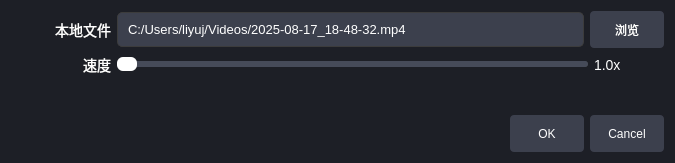
<?xml version="1.0" encoding="UTF-8"?>
<ui version="4.0">
 <class>FileSettingDialog</class>
 <widget class="QDialog" name="FileSettingDialog">
  <property name="geometry">
   <rect>
    <x>0</x>
    <y>0</y>
    <width>675</width>
    <height>163</height>
   </rect>
  </property>
  <property name="windowTitle">
   <string>Dialog</string>
  </property>
  <property name="styleSheet">
   <string notr="true">QDialog{
	background-color:#1D1F26
}
QLabel{
	color:white;
	font-size:14px;
	min-width:100px;
	max-width:100px;
}

QLineEdit{
	 background-color: #3C404D;
    border: 1px solid #3C3C3C;
    border-radius: 5px;
    padding: 4px 8px;
    color: white;
    font-size: 13px;
	min-height:25px;
	max-height:25px;

}
QComboBox {
    background-color: #3C404D;
    border: 1px solid #3C3C3C;
    border-radius: 5px;
    padding: 4px 8px;
    color: white;
    font-size: 13px;
	min-height:25px;
	max-height:25px;
}

QComboBox::drop-down {
    subcontrol-origin: padding;
    subcontrol-position: top right;
    width: 20px;
    border-left: 1px solid #3C3C3C;
    background-color: #3C404D;
}

QComboBox::down-arrow {
    image: url(:/sources/down.png);  /* 你可以用自己的箭头图标 */
	background-color: #3C404D;
    width: 12px;
    height: 12px;
}

QComboBox QAbstractItemView {
    background-color: #3C404D;
    border: 1px solid #3C3C3C;
    selection-background-color: #284CB8;
    selection-color: white;
    color: white;
    font-size: 13px;
    outline: 0;
}

QPushButton {
        background-color: #3C404D;
        border: none;
         border-radius: 4px;
         padding: 6px 12px;
         color: white;
		min-width:50px;
		max-width:50px;
		min-height:25px;
		max-height:25px;

}
QPushButton:hover { background-color: #3c3d47; }
QPushButton:pressed { background-color: #50515b; }
QSlider::groove:horizontal {
    border: none;
    height: 6px;
    background: #3c3f41;
    border-radius: 3px;
}

QSlider::handle:horizontal {
    background: white;         /* 滑块颜色（可自定义为 OBS 高亮色） */
    border: none;
    width: 20px;
    height: 12px;
    margin: -4px 0;              /* 垂直居中 handle */
    border-radius: 6px;
}

QSlider::sub-page:horizontal {
    background: #476BD7;         /* 进度填充颜色 */
    border-radius: 3px;
}

QSlider::add-page:horizontal {
    background: #464B59;         /* 未填充部分 */
    border-radius: 3px;
}

</string>
  </property>
  <layout class="QVBoxLayout" name="verticalLayout">
   <item>
    <layout class="QHBoxLayout" name="horizontalLayout">
     <item>
      <widget class="QLabel" name="label">
       <property name="text">
        <string>本地文件</string>
       </property>
       <property name="alignment">
        <set>Qt::AlignmentFlag::AlignRight|Qt::AlignmentFlag::AlignTrailing|Qt::AlignmentFlag::AlignVCenter</set>
       </property>
      </widget>
     </item>
     <item>
      <widget class="QLineEdit" name="filePathLineEdit">
       <property name="text">
        <string>C:/Users/liyuj/Videos/2025-08-17_18-48-32.mp4</string>
       </property>
      </widget>
     </item>
     <item>
      <widget class="QPushButton" name="openFileBtn">
       <property name="text">
        <string>浏览</string>
       </property>
      </widget>
     </item>
    </layout>
   </item>
   <item>
    <layout class="QHBoxLayout" name="horizontalLayout_2">
     <item>
      <widget class="QLabel" name="label_2">
       <property name="text">
        <string>速度</string>
       </property>
       <property name="alignment">
        <set>Qt::AlignmentFlag::AlignRight|Qt::AlignmentFlag::AlignTrailing|Qt::AlignmentFlag::AlignVCenter</set>
       </property>
      </widget>
     </item>
     <item>
      <widget class="QSlider" name="speedSlider">
       <property name="orientation">
        <enum>Qt::Orientation::Horizontal</enum>
       </property>
      </widget>
     </item>
     <item>
      <widget class="QLabel" name="speedLabel">
       <property name="styleSheet">
        <string notr="true">QLabel{
	min-width:70px;
	max-width:70px;

}</string>
       </property>
       <property name="text">
        <string>1.0x</string>
       </property>
      </widget>
     </item>
    </layout>
   </item>
   <item>
    <spacer name="verticalSpacer">
     <property name="orientation">
      <enum>Qt::Orientation::Vertical</enum>
     </property>
     <property name="sizeHint" stdset="0">
      <size>
       <width>20</width>
       <height>24</height>
      </size>
     </property>
    </spacer>
   </item>
   <item>
    <widget class="QDialogButtonBox" name="buttonBox">
     <property name="orientation">
      <enum>Qt::Orientation::Horizontal</enum>
     </property>
     <property name="standardButtons">
      <set>QDialogButtonBox::StandardButton::Cancel|QDialogButtonBox::StandardButton::Ok</set>
     </property>
    </widget>
   </item>
  </layout>
 </widget>
 <resources/>
 <connections>
  <connection>
   <sender>buttonBox</sender>
   <signal>accepted()</signal>
   <receiver>FileSettingDialog</receiver>
   <slot>accept()</slot>
   <hints>
    <hint type="sourcelabel">
     <x>248</x>
     <y>254</y>
    </hint>
    <hint type="destinationlabel">
     <x>157</x>
     <y>274</y>
    </hint>
   </hints>
  </connection>
  <connection>
   <sender>buttonBox</sender>
   <signal>rejected()</signal>
   <receiver>FileSettingDialog</receiver>
   <slot>reject()</slot>
   <hints>
    <hint type="sourcelabel">
     <x>316</x>
     <y>260</y>
    </hint>
    <hint type="destinationlabel">
     <x>286</x>
     <y>274</y>
    </hint>
   </hints>
  </connection>
 </connections>
</ui>
